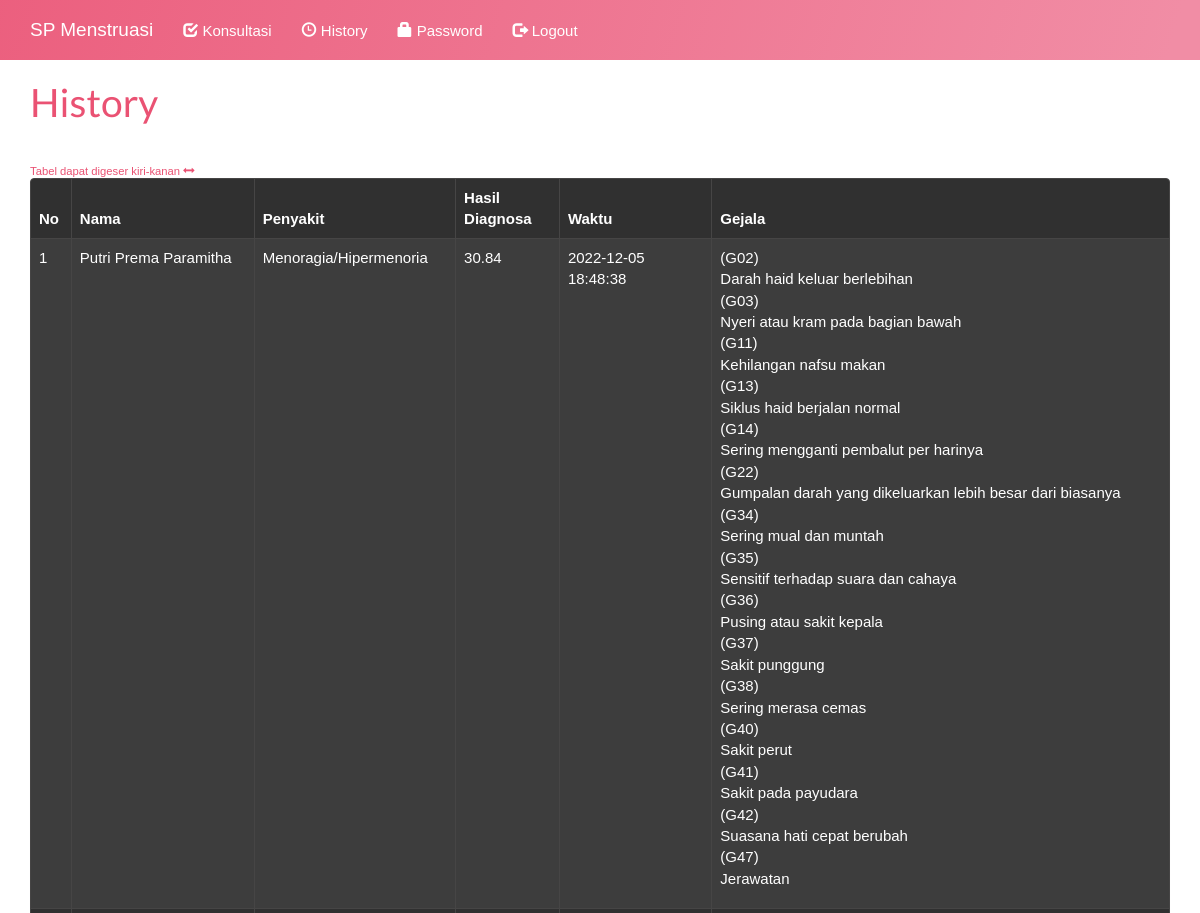
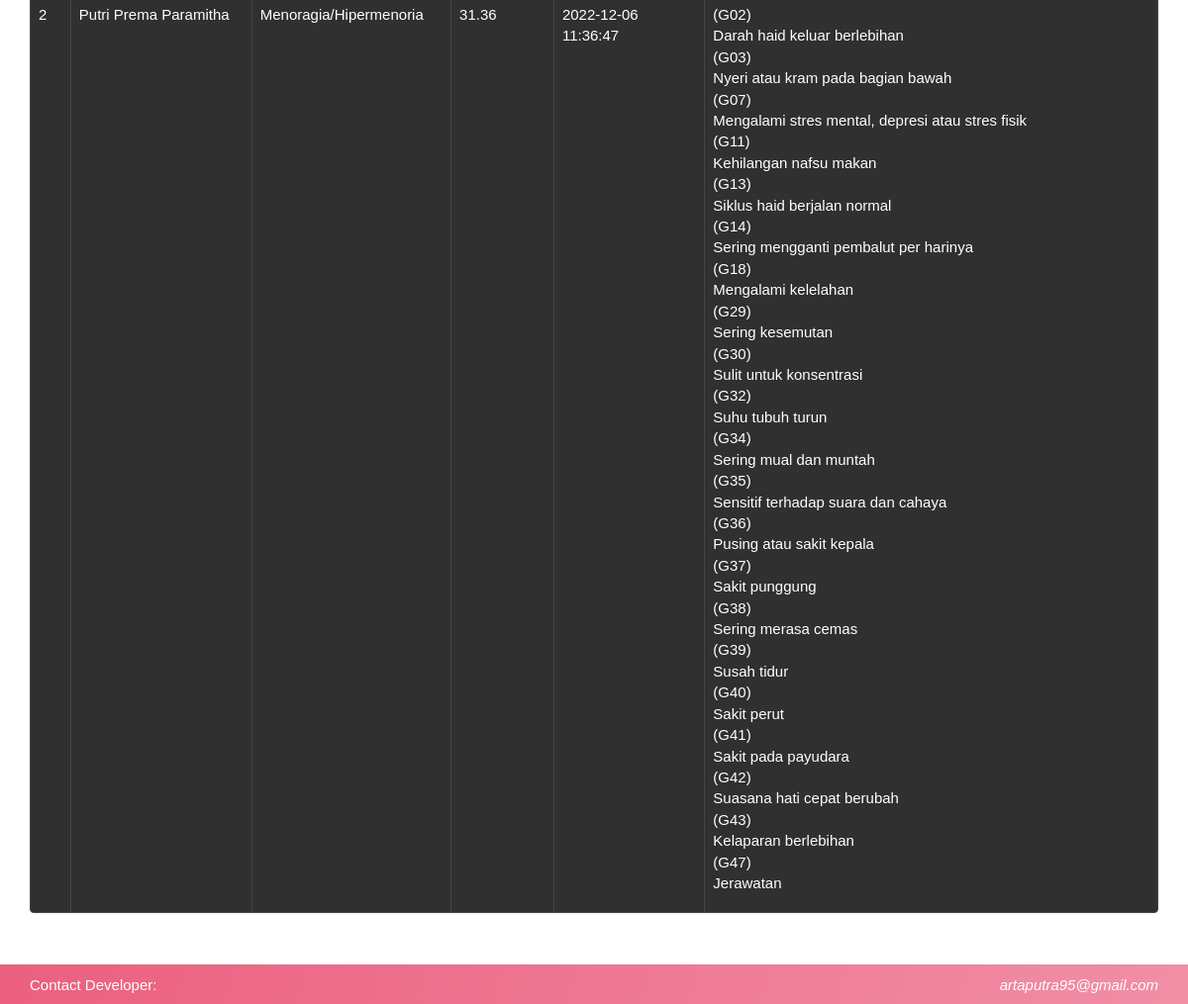
Screenshot of /index.php?m=history (signed in) with the database file from the repository (2 pictures, top to bottom).
### tables this page shows
CREATE TABLE `tb_diagnosa` (
  `id_diagnosa` int(11) NOT NULL,
  `kode_user` varchar(50) NOT NULL,
  `kode_penyakit` varchar(50) NOT NULL,
  `total_bobot` double NOT NULL,
  `gejala_pilih` text NOT NULL,
  `created_at` datetime NOT NULL
);

CREATE TABLE `tb_user` (
  `id_user` int(11) NOT NULL,
  `kode_user` varchar(50) NOT NULL,
  `email` varchar(50) NOT NULL,
  `pass` varchar(250) NOT NULL,
  `user` varchar(100) NOT NULL,
  `tgl_lahir` date NOT NULL,
  `jenis_kelamin` enum('L','P') NOT NULL,
  `kota_asal` varchar(250) NOT NULL,
  `pekerjaan` varchar(250) NOT NULL,
  `hak_akses` enum('0','1') NOT NULL,
  `created_at` datetime NOT NULL,
  `updated_at` datetime DEFAULT NULL,
  `login_at` datetime DEFAULT NULL,
  `logout_at` datetime DEFAULT NULL
);

CREATE TABLE `tb_penyakit` (
  `kode_penyakit` varchar(16) NOT NULL,
  `nama_penyakit` varchar(255) DEFAULT NULL,
  `bobot` double DEFAULT NULL,
  `keterangan` text DEFAULT NULL
);

CREATE TABLE `tb_gejala` (
  `kode_gejala` varchar(16) NOT NULL,
  `nama_gejala` varchar(255) DEFAULT NULL,
  `nomor` int(11) NOT NULL
);

### functions.php (called while the page is built, shortened)
<?php
include 'config.php';
include 'includes/db.php';
$db = new DB($config['server'], $config['username'], $config['password'], $config['database_name']);
function _get($key, $val = null)
{
    if (isset($_GET[$key]))
        return $_GET[$key];
    else
        return $val;
}
function _session($key, $val = null)
{
    if (isset($_SESSION[$key]))
        return $_SESSION[$key];
    else
        return $val;
}
$mod = _get('m');

### config.php (called while the page is built)
<?php
$config["server"] = 'localhost';
$config["username"] = 'root';
$config["password"] = '';
$config["database_name"] = 'spmk3213_es_menstruasi';

### includes/db.php (called while the page is built, shortened)
<?php
class DB
{
	var $conn = null;
	public function __construct($host, $username, $passwd, $dbname)
	{
		$this->conn = mysqli_connect($host, $username, $passwd, $dbname);
	}
	public function query($sql)
	{
		$query = mysqli_query($this->conn, $sql) or die('<pre>Error mysqli_query: ' . mysqli_error($this->conn) . '<br />' . $sql . '</pre>');
		return $query;
	}
	public function get_results($sql)
	{
		$query = $this->query($sql);
		$arr = array();
		while ($row = mysqli_fetch_object($query)) {
			$arr[] = $row;
		}
		return $arr;
	}
}

### history.php (the view)
<?php
if ($_SESSION['akses'] == '0') {
    $rows = $db->get_results("SELECT tb_user.kode_user, tb_user.user, tb_penyakit.nama_penyakit, tb_diagnosa.total_bobot, tb_diagnosa.gejala_pilih, tb_diagnosa.created_at FROM tb_diagnosa
    INNER JOIN tb_user ON tb_diagnosa.kode_user = tb_user.kode_user
    INNER JOIN tb_penyakit ON tb_diagnosa.kode_penyakit = tb_penyakit.kode_penyakit
    ");
} elseif ($_SESSION['akses'] == '1') {
    $rows = $db->get_results("SELECT tb_user.kode_user, tb_user.user, tb_penyakit.nama_penyakit, tb_diagnosa.total_bobot, tb_diagnosa.gejala_pilih, tb_diagnosa.created_at FROM tb_diagnosa
    INNER JOIN tb_user ON tb_diagnosa.kode_user = tb_user.kode_user
    INNER JOIN tb_penyakit ON tb_diagnosa.kode_penyakit = tb_penyakit.kode_penyakit
    WHERE tb_user.kode_user='$_SESSION[login]'
    ");
}
?>
<div class="page-header">
    <h1>History</h1>
</div>
<sub>Tabel dapat digeser kiri-kanan <span class="glyphicon glyphicon-resize-horizontal"></span></sub>
<div class="panel panel-default">
    <div class="table-responsive">
        <table class="table table-bordered table-hover table-striped color-white">
            <thead>
                <tr>
                    <th style="width: 1%;">No</th>
                    <th style="width: 12%">Nama</th>
                    <th style="width: 5%">Penyakit</th>
                    <th style="width: 5%"> Hasil Diagnosa</th>
                    <th style="width: 10%">Waktu</th>
                    <th style="width: 30%">Gejala</th>
                </tr>
            </thead>
            <?php
            $no = 1;
            foreach ($rows as $row) :
            ?>
                <tr>
                    <td><?= $no++ ?></td>
                    <td><?= $row->user ?></td>
                    <td><?= $row->nama_penyakit ?></td>
                    <td><?= $row->total_bobot ?></td>
                    <td><?= $row->created_at ?></td>
                    <td>
                        <ul>
                            <?php
                            $gejala_pilih = json_decode($row->gejala_pilih);
                            $rows=$db->get_results("SELECT kode_gejala, nama_gejala FROM tb_gejala
                            WHERE kode_gejala IN ('" . implode("','", $gejala_pilih) . "')");
                            foreach ($rows as $row) :
                            ?>
                                <li>(<?=$row->kode_gejala ?>)</li>
                                <li><?= $row->nama_gejala ?></li>
                            <?php endforeach;?>
                        </ul>
                    </td>
                </tr>
            <?php endforeach; ?>
        </table>
    </div>
</div>

### index.php (shortened to what this page needs)
<?php
include 'functions.php';
?>
<!DOCTYPE html>
<html lang="en">
<head>
	<link href="assets/css/bootstrap.min.css" rel="stylesheet" />
	<link href="assets/css/general.css" rel="stylesheet" />
	<link rel="stylesheet" href="assets/style.css" />
</head>
<body>
	<nav class="navbar navbar-default navbar-static-top">
		<div class="container">
			<div class="navbar-header">
				<a class="navbar-brand" href="?">SP Menstruasi</a>
			</div>
			<div id="navbar" class="navbar-collapse collapse">
				<ul class="nav navbar-nav">
					<?php
					if (_session('login')) {
						if ($_SESSION['akses'] == '0') { ?>
							<li><a href="?m=penyakit"><span class="glyphicon glyphicon-pushpin"></span> Penyakit</a></li>
							<li><a href="?m=gejala"><span class="glyphicon glyphicon-flash"></span> Gejala</a></li>
							<li><a href="?m=aturan"><span class="glyphicon glyphicon-star"></span> Aturan</a></li>
							<li><a href="?m=konsultasi"><span class="glyphicon glyphicon-check"></span> Konsultasi</a></li>
							<li><a href="?m=history"><span class="glyphicon glyphicon-time"></span> History</a></li>
							<li><a href="?m=password"><span class="glyphicon glyphicon-lock"></span> Password</a></li>
							<li><a href="aksi.php?act=logout"><span class="glyphicon glyphicon-log-out"></span> Logout</a></li>
					<?php
						} elseif ($_SESSION['akses'] == '1') { ?>
						<li><a href="?m=konsultasi"><span class="glyphicon glyphicon-check"></span> Konsultasi</a></li>
						<li><a href="?m=history"><span class="glyphicon glyphicon-time"></span> History</a></li>
						<li><a href="?m=password"><span class="glyphicon glyphicon-lock"></span> Password</a></li>
						<li><a href="aksi.php?act=logout"><span class="glyphicon glyphicon-log-out"></span> Logout</a></li>
					<?php
						}
					} else { ?>
						<li><a href="?m=login"><span class="glyphicon glyphicon-log-in"></span> Login</a></li>
						<li><a href="?m=signup"><span class="glyphicon glyphicon-edit"></span> Sign Up</a></li>
			    <?php } ?>
				</ul>
			</div>
		</div>
	</nav>
	<div class="container">
		<?php
		if (file_exists($mod . '.php')) {
			if (_session('login') || $mod == 'login' || $mod == 'konsultasi' || $mod == 'signup' || $mod == 'history') {
				include $mod . '.php';
			} else {
				redirect_js('index.php?m=login');
			}
		} else {
			include 'home.php';
		}
		?>
	</div>
	<footer class="footer bg-pink">
		<div class="container">
			<p>Contact Developer: <em class="pull-right">artaputra95@gmail.com</em></p>
		</div>
	</footer>
</body>
</html>

### assets/css/general.css (style rules this page uses)
html { position: relative; min-height: 100%; }
body { margin-bottom: 70px; }
.footer { position: absolute; bottom: 0; width: 100%; height: 40px; }
.footer .container p { margin: 10px 0; }
.page-header { margin-top: 0; padding-bottom: 0; }
.page-header h1 { margin-top: 0; }

### assets/style.css (style rules this page uses)
* { padding: 0; margin: 0; text-decoration: none !important; list-style: none; font-family: "DM Sans", sans-serif; scroll-behavior: smooth; }
.navbar { background: linear-gradient(106.84deg, #ea5273 -29.07%, #f18da5 97.32%); }
body { background-color:#ffffff; color: #ea5273; }
.color-white { color:#ffffff; }
.bg-pink { background: linear-gradient(106.84deg, #ea5273 -29.07%, #f18da5 97.32%); color: #ffffff; }

### rows the page displays
tb_diagnosa: tb_user.user "Putri Prema Paramitha", kode_penyakit.nama_penyakit "Menoragia/Hipermenoria", total_bobot "30.84", created_at "2022-12-05 18:48:38"
tb_gejala: kode_gejala "G02", nama_gejala "Darah haid keluar berlebihan"
tb_gejala: kode_gejala "G03", nama_gejala "Nyeri atau kram pada bagian bawah"
tb_gejala: kode_gejala "G11", nama_gejala "Kehilangan nafsu makan"
tb_gejala: kode_gejala "G13", nama_gejala "Siklus haid berjalan normal"
tb_gejala: kode_gejala "G14", nama_gejala "Sering mengganti pembalut per harinya"
tb_gejala: kode_gejala "G22", nama_gejala "Gumpalan darah yang dikeluarkan lebih besar dari biasanya"
tb_gejala: kode_gejala "G34", nama_gejala "Sering mual dan muntah"
tb_gejala: kode_gejala "G35", nama_gejala "Sensitif terhadap suara dan cahaya"
tb_gejala: kode_gejala "G36", nama_gejala "Pusing atau sakit kepala"
tb_gejala: kode_gejala "G37", nama_gejala "Sakit punggung"
tb_gejala: kode_gejala "G38", nama_gejala "Sering merasa cemas"
tb_gejala: kode_gejala "G40", nama_gejala "Sakit perut"
tb_gejala: kode_gejala "G41", nama_gejala "Sakit pada payudara"
tb_gejala: kode_gejala "G42", nama_gejala "Suasana hati cepat berubah"
tb_gejala: kode_gejala "G47", nama_gejala "Jerawatan"
tb_diagnosa: tb_user.user "Putri Prema Paramitha", kode_penyakit.nama_penyakit "Menoragia/Hipermenoria", total_bobot "31.36", created_at "2022-12-06 11:36:47"
tb_gejala: kode_gejala "G07", nama_gejala "Mengalami stres mental, depresi atau stres fisik"
tb_gejala: kode_gejala "G18", nama_gejala "Mengalami kelelahan"
tb_gejala: kode_gejala "G29", nama_gejala "Sering kesemutan"
tb_gejala: kode_gejala "G30", nama_gejala "Sulit untuk konsentrasi"
tb_gejala: kode_gejala "G32", nama_gejala "Suhu tubuh turun"
tb_gejala: kode_gejala "G39", nama_gejala "Susah tidur"
tb_gejala: kode_gejala "G43", nama_gejala "Kelaparan berlebihan"
